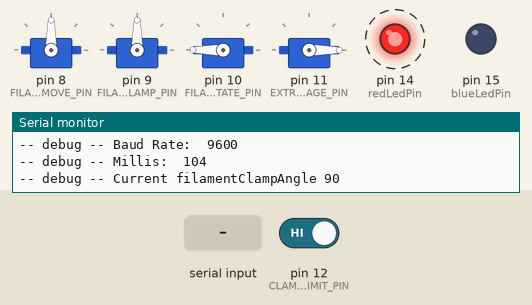
Recording of a sketch running on a simulated Arduino Uno, built with avr-gcc and run on an emulated ATmega328P. Parts: 4 × servo, output pins drawn as LEDs (lit = HIGH), the last lines printed to the serial monitor. Dashed ring = blinking. Inputs (shaded band) come from the test bench; at power-on: pin 12 (CLAMP_LIMIT_PIN) HIGH.

Above: at 11.3 s.
11.4 s: "C,1\n" received over Serial
At 11.58 s:
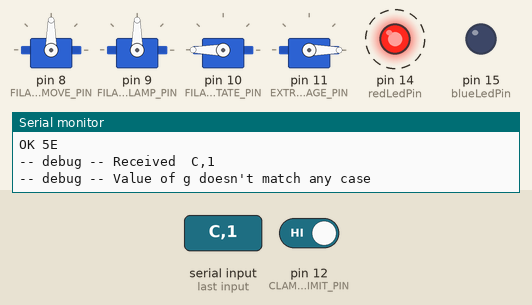
14.4 s: "90,45,200\n" received over Serial
At 14.58 s:
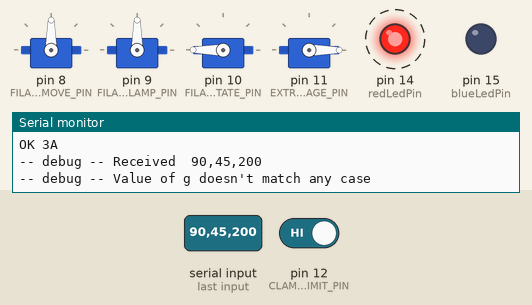
20.4 s: "C,150\n" received over Serial
At 20.58 s:
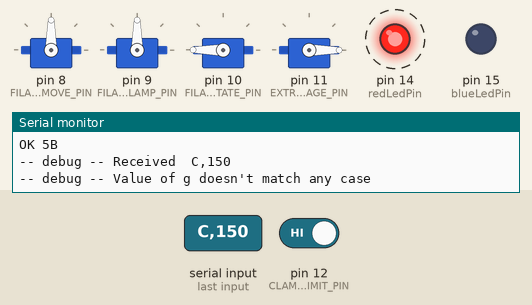
23.4 s: "30,150\n" received over Serial
At 23.58 s:
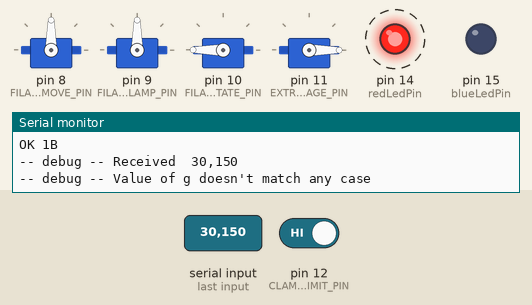
Timing chart, 0 to 30.4 s (numbered marks = the images above; inputs shaded):
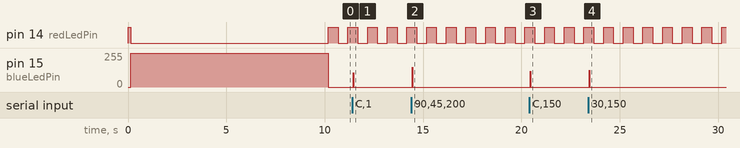

Measured:
- after the input at 11.4 s, pin 15 (blueLedPin): 0/255 → 107/255 at once, → 0/255 0.04 s later
- after the input at 14.4 s, pin 15 (blueLedPin): 0/255 → 147/255 at once, → 0/255 0.04 s later
- after the input at 20.4 s, pin 15 (blueLedPin): 0/255 → 120/255 at once, → 0/255 0.04 s later
- after the input at 23.4 s, pin 15 (blueLedPin): 0/255 → 127/255 at once, → 0/255 0.04 s later
- by itself, pin 14 (redLedPin): alternates HIGH for 0.50 s and LOW for 0.50 s

The sketch:

earwig.ino
```cpp
/*

GCODE implementation:

G28 C0 : Move clamp servo to home position signaled by limit switch.

G1 E10 F10 : Extrude 10 mm of filament, feed rate currently ignore.

G1 C10  : Move clamp servo to an angle of 10 degrees

G1 X10  : Move move servo to an angle of 10 degres

*/


#include <TimeLib.h>
#include <Servo.h>
#include <string.h>
#include <ezButton.h>
#include <math.h>
//#include <earwig.h>


float flt_nan = sqrt(-1);


// Servo pins
const int FILAMENT_MOVE_PIN = 8;
const int FILAMENT_CLAMP_PIN = 9;
const int FILAMENT_ROTATE_PIN = 10;
const int EXTRUDER_ENGAGE_PIN = 11;
const int FILAMENT_FIXED_CLAMP_PIN = 12;

// Servo objects
Servo filamentMoveServo;
Servo filamentClampServo;
Servo filamentRotateServo;
Servo extruderEngageServo;


// Servo angles
static int filamentMoveAngle = 90;
static int filamentClampAngle = 90;
static int filamentRotateAngle = 180;
static int extruderEngageAngle = 0;


static bool enableMoveServo = true;  // Axis X
static bool enableClampServo = true; // Axis C
static bool enableRotateServo = false;
static bool enableEngageServo = false;

const int CLAMP_LIMIT_PIN = 12;
ezButton clampLimitSwitch(CLAMP_LIMIT_PIN);  // create ezButton object that attach to pin 7;

int unclamp_angle = 10;
int clamp_angle = 170;

const int redLedPin = 14;
const int blueLedPin = 15;

unsigned long previousMillisLedHeartBeat = 0;
unsigned long previousMillisSerial = 0;  // Update the previousMillis value
int heartbeatPin = redLedPin;

int baudRate = 9600;
unsigned long ledHeartBeatInterval = 500;  // Time interval in milliseconds (1 second)
unsigned long intervalSerial = 20000;      // Time interval in milliseconds (1 second)
int ledHeatBeatState = LOW;                // Initial LED state

bool serialIsAvailable = false;

static const char* logPrefix = "-- debug --";

const int BUFFER_SIZE = 256;    // Size of the input buffer
char inputBuffer[BUFFER_SIZE];  // Input buffer to store characters
int bufferIndex = 0;            // Index to keep track of the buffer position

template<typename T, typename... Args>
void debugLog(T first, Args... args) {
  Serial.print(logPrefix);
  Serial.print(" ");
  Serial.print(first);
  ((Serial.print(" "), Serial.print(args)), ...);
  Serial.println();
}


// Function to update filament move angle
void updateFilamentMoveAngle(int angle) {
  if (enableMoveServo) {
    filamentMoveAngle = angle;
    filamentMoveServo.write(filamentMoveAngle);
  }
}

// Function to update filament clamp angle
void updateFilamentClampAngle(const int angle) {
  if (enableMoveServo) {
    filamentClampAngle = angle;
    filamentClampServo.write(filamentClampAngle);
    debugLog("Current filamentClampAngle", filamentClampAngle);
  }
}

// Function to update filament rotate angle
void updateFilamentRotateAngle(const int angle) {
  if (enableRotateServo) {
    filamentRotateAngle = angle;
    filamentRotateServo.write(filamentRotateAngle);
  }
}

// Function to update extruder engage angle
void updateExtruderEngageAngle(const int angle) {
  if (enableEngageServo) {
    extruderEngageAngle = angle;
    extruderEngageServo.write(extruderEngageAngle);
  }
}


void acknowledgeCommand(const String& command) {
  // Calculate the checksum
  byte checksum = calculateChecksum(command);

  Serial.print("OK");
  Serial.print(" ");
  Serial.println(checksum, HEX);
  Serial.flush();
}

byte calculateChecksum(const String& command) {
  byte checksum = 0;
  for (size_t i = 0; i < command.length(); i++) {
    checksum ^= command[i];
  }
  return checksum;
}


void writePeriodicMessage() {
  // Get the current time
  int currentHour = hour();
  int currentMinute = minute();
  int currentSecond = second();

  int state = clampLimitSwitch.getState();
  String message;
  if (state == HIGH)
    message = "The clamp limit switch: UNTOUCHED";
  else
    message = "The clamp limit switch: TOUCHED";

  // Display the periodic message with the current time
  debugLog("Current time: ", currentHour, ":", currentMinute, ":", currentSecond, message);
  Serial.flush();
}


void ledHeartBeat() {
  unsigned long currentMillis = millis();

  // Check if the specified interval has elapsed
  if (currentMillis - previousMillisLedHeartBeat >= ledHeartBeatInterval) {
    previousMillisLedHeartBeat = currentMillis;

    // Toggle the state of the red LED
    if (ledHeatBeatState == LOW) {
      ledHeatBeatState = HIGH;
    } else {
      ledHeatBeatState = LOW;
    }

    digitalWrite(heartbeatPin, ledHeatBeatState);  // Update the LED state
  }
}


void serialHeartBeat() {
  unsigned long currentMillis = millis();
  if (currentMillis - previousMillisSerial >= intervalSerial) {
    previousMillisSerial = currentMillis;  // Update the previousMillis value
    writePeriodicMessage();
  }
}

void extrude(const float mm_of_filament, const float feedrate_mm_per_minute) {
  if (mm_of_filament > 0) {
    updateFilamentClampAngle(unclamp_angle);
    delay(2000);  // Time interval to allow  clamp to open
    updateFilamentMoveAngle(0);
    delay(2000);  // Time interval to allow  traveller to get into position
    updateFilamentClampAngle(clamp_angle);
    // Ignore feedrate for now!
    updateFilamentMoveAngle(mm_of_filament);
    delay(4000);
  } else {
    updateFilamentClampAngle(unclamp_angle);  // Unclamp
    delay(2000);                              // Time interval to allow  clamp to open
    updateFilamentMoveAngle(135);
    delay(2000);                            // Time interval to allow  traveller to get into position
    updateFilamentClampAngle(clamp_angle);  // Clamp
    // Ignore feedrate for now!
    updateFilamentMoveAngle(135 + mm_of_filament);
    delay(4000);
  }
}


void home_clamp_servo() {
  float increment = 1;
  float clamp_angle = 90;
  delay(1000);
  updateFilamentClampAngle(clamp_angle);
  clampLimitSwitch.loop();
  while(clampLimitSwitch.getState() == LOW) {
    delay(1000);
    clampLimitSwitch.loop();
  }
  for (clamp_angle = 90; clamp_angle < 180; clamp_angle += increment) {
    updateFilamentClampAngle(clamp_angle);
    clampLimitSwitch.loop();
    int state = clampLimitSwitch.getState();
    if (state == LOW) {
      break;
    }
  }
  debugLog("Fast find clamp limit:", clamp_angle);
}


void handleSerial() {
  if (Serial.available() > 0) {
    digitalWrite(blueLedPin, HIGH);
    char serialChar = Serial.read();

    if (serialChar != '\n' && serialChar != '\r') {
      // Add character to the buffer
      inputBuffer[bufferIndex] = serialChar;
      bufferIndex++;

      // Check if buffer is full
      if (bufferIndex >= BUFFER_SIZE - 1) {
        inputBuffer[bufferIndex] = '\0';  // Null-terminate the buffer
        bufferIndex = 0;                  // Reset buffer index
        processInputBuffer();             // Process the received line
      }
    } else {
      // Line ending character encountered
      inputBuffer[bufferIndex] = '\0';  // Null-terminate the buffer
      bufferIndex = 0;                  // Reset buffer index
      processInputBuffer();             // Process the received line
    }
    digitalWrite(blueLedPin, LOW);
  }
}


void processInputBuffer() {
  String gcode_line(inputBuffer);
  acknowledgeCommand(gcode_line);
  debugLog("Received ", gcode_line);
  char* token;
  char delimiter = ' ';
  token = strtok(inputBuffer, &delimiter);

  float c = flt_nan;
  float e = flt_nan;
  float f = flt_nan;
  float g = flt_nan;
  float x = flt_nan;

  //debugLog("e", e);
  while (token != NULL) {
    String word = token;
    //debugLog("word", word);
    if (word.startsWith("C")) {
      c = word.substring(1).toFloat();
    } else if (word.startsWith("E")) {
      e = word.substring(1).toFloat();
    } else if (word.startsWith("E")) {
      e = word.substring(1).toFloat();
    } else if (word.startsWith("F")) {
      f = word.substring(1).toFloat();
    } else if (word.startsWith("G")) {
      g = word.substring(1).toFloat();
    } else if (word.startsWith("X")) {
      x = word.substring(1).toFloat();
    }
    token = strtok(NULL, &delimiter);
  }
  // debugLog("c:", c);
  // debugLog("e:", e);
  // debugLog("f:", f);
  // debugLog("g:", g);

  switch (int(g)) {
    case 1:
      if (!isnan(c)) {
        debugLog("Handle clamp command. Angle:", c);
        float angle = c;
        updateFilamentClampAngle(angle);
      }
      if (!isnan(e)) {
        debugLog("Handle extrusion command.");
        float mm_of_filament = e;
        float feedrate_mm_per_minute = f;
        extrude(mm_of_filament, feedrate_mm_per_minute);
      }
      if (!isnan(x)) {
        debugLog("Handle move command. Angle:", x);
        float angle = x;
        updateFilamentMoveAngle(angle);
      }

      break;
    case 10:
      // Code to execute when g is 10.0
      debugLog("Value of g is 10");
      break;
    case 28:
      // Home axis
      if (c != 0) {
        home_clamp_servo();
      }
      break;
    default:
      // Code to execute when g doesn't match any case
      debugLog("Value of g doesn't match any case");
      break;
  }
}

void setupServos() {
  if (enableMoveServo) {
    filamentMoveServo.attach(FILAMENT_MOVE_PIN);
  }
  if (enableClampServo) {
    clampLimitSwitch.setDebounceTime(50);  // set debounce time to 50 milliseconds
    filamentClampServo.attach(FILAMENT_CLAMP_PIN);
  }
  if (enableRotateServo) {
    filamentRotateServo.attach(FILAMENT_ROTATE_PIN);
  }
  if (enableEngageServo) {
    extruderEngageServo.attach(EXTRUDER_ENGAGE_PIN);
  }

  // Set initial servo angles
  updateFilamentMoveAngle(filamentMoveAngle);
  updateFilamentClampAngle(filamentClampAngle);
  updateFilamentRotateAngle(filamentRotateAngle);
  updateExtruderEngageAngle(extruderEngageAngle);

  delay(10000);
}

void setupSerial() {
  Serial.begin(baudRate);

  debugLog("--------------");
  debugLog("Sketch Version: 1.1");
  debugLog("Upload Date: ", __DATE__);
  debugLog("Upload Time: ", __TIME__);
  debugLog("Baud Rate: ", baudRate);
  debugLog("Millis: ", millis());
}

void setupLedHeartBeat(const int pin) {
  heartbeatPin = pin;
  pinMode(heartbeatPin, OUTPUT);
}

void setup() {

  // Initialize the digital pin as an output
  pinMode(redLedPin, OUTPUT);
  pinMode(blueLedPin, OUTPUT);

  setupLedHeartBeat(redLedPin);

  digitalWrite(redLedPin, HIGH);
  setupSerial();
  digitalWrite(redLedPin, LOW);

  digitalWrite(blueLedPin, HIGH);
  enableMoveServo = true;
  enableClampServo = true;
  enableRotateServo = true;
  enableEngageServo = true;
  setupServos();
  digitalWrite(blueLedPin, LOW);
}

void loop() {
  clampLimitSwitch.loop();
  if (clampLimitSwitch.isPressed())
    debugLog("The limit switch: UNTOUCHED -> TOUCHED");

  if (clampLimitSwitch.isReleased())
    debugLog("The limit switch: TOUCHED -> UNTOUCHED");
  ledHeartBeat();
  serialHeartBeat();
  handleSerial();
}
```
